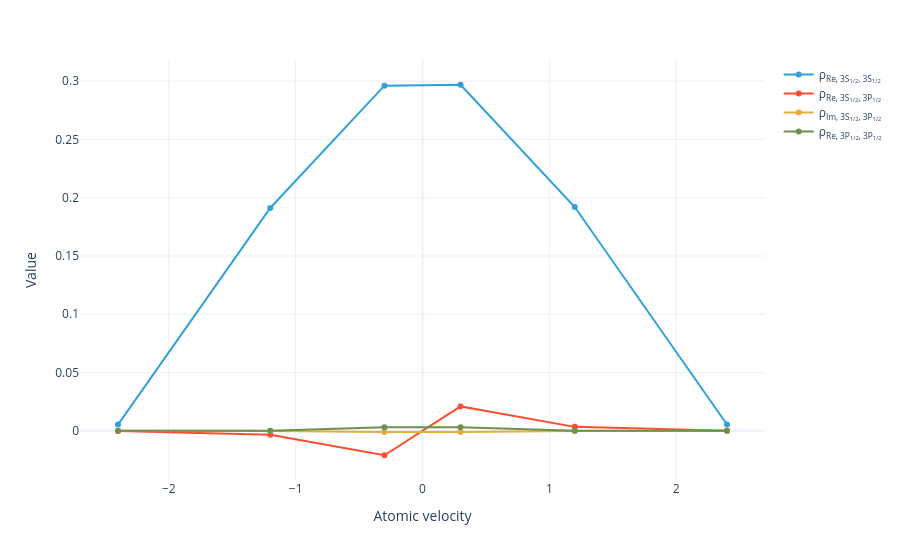

Notebook code for this chart:
### Code cell
sol1.visualize(markers=True)

### Figure 1 — Plotly figure (JSON) as saved in the notebook; plotly's stock layout.template omitted (floating-point values rounded to 4 significant figures)
{"data": [{"hovertemplate": "Density matrix=ρ<sub>Re, 3S<sub>1/2</sub>, 3S<sub>1/2</sub></sub><br>Atomic velocity=%{x}<br>Value=%{y}<extra></extra>", "legendgroup": "ρ<sub>Re, 3S<sub>1/2</sub>, 3S<sub>1/2</sub></sub>", "line": {"color": "#2fa1da", "dash": "solid"}, "marker": {"symbol": "circle"}, "mode": "lines+markers", "name": "ρ<sub>Re, 3S<sub>1/2</sub>, 3S<sub>1/2</sub></sub>", "orientation": "v", "showlegend": true, "type": "scatter", "x": [-2.4, -1.2, -0.3, 0.3, 1.2, 2.4], "xaxis": "x", "y": [0.005407, 0.1912, 0.2961, 0.2969, 0.192, 0.005423], "yaxis": "y"}, {"hovertemplate": "Density matrix=ρ<sub>Re, 3S<sub>1/2</sub>, 3P<sub>1/2</sub></sub><br>Atomic velocity=%{x}<br>Value=%{y}<extra></extra>", "legendgroup": "ρ<sub>Re, 3S<sub>1/2</sub>, 3P<sub>1/2</sub></sub>", "line": {"color": "#fb4f2f", "dash": "solid"}, "marker": {"symbol": "circle"}, "mode": "lines+markers", "name": "ρ<sub>Re, 3S<sub>1/2</sub>, 3P<sub>1/2</sub></sub>", "orientation": "v", "showlegend": true, "type": "scatter", "x": [-2.4, -1.2, -0.3, 0.3, 1.2, 2.4], "xaxis": "x", "y": [-4.837e-05, -0.003419, -0.02092, 0.02098, 0.003433, 4.851e-05], "yaxis": "y"}, {"hovertemplate": "Density matrix=ρ<sub>Im, 3S<sub>1/2</sub>, 3P<sub>1/2</sub></sub><br>Atomic velocity=%{x}<br>Value=%{y}<extra></extra>", "legendgroup": "ρ<sub>Im, 3S<sub>1/2</sub>, 3P<sub>1/2</sub></sub>", "line": {"color": "#e4ae38", "dash": "solid"}, "marker": {"symbol": "circle"}, "mode": "lines+markers", "name": "ρ<sub>Im, 3S<sub>1/2</sub>, 3P<sub>1/2</sub></sub>", "orientation": "v", "showlegend": true, "type": "scatter", "x": [-2.4, -1.2, -0.3, 0.3, 1.2, 2.4], "xaxis": "x", "y": [-3.091e-07, -4.37e-05, -0.00107, -0.001073, -4.388e-05, -3.101e-07], "yaxis": "y"}, {"hovertemplate": "Density matrix=ρ<sub>Re, 3P<sub>1/2</sub>, 3P<sub>1/2</sub></sub><br>Atomic velocity=%{x}<br>Value=%{y}<extra></extra>", "legendgroup": "ρ<sub>Re, 3P<sub>1/2</sub>, 3P<sub>1/2</sub></sub>", "line": {"color": "#6d904f", "dash": "solid"}, "marker": {"symbol": "circle"}, "mode": "lines+markers", "name": "ρ<sub>Re, 3P<sub>1/2</sub>, 3P<sub>1/2</sub></sub>", "orientation": "v", "showlegend": true, "type": "scatter", "x": [-2.4, -1.2, -0.3, 0.3, 1.2, 2.4], "xaxis": "x", "y": [8.924e-07, 0.0001244, 0.003031, 0.003039, 0.0001249, 8.95e-07], "yaxis": "y"}], "layout": {"legend": {"title": {}, "tracegroupgap": 0}, "margin": {"t": 60}, "xaxis": {"anchor": "y", "domain": [0, 1], "title": {"text": "Atomic velocity"}}, "yaxis": {"anchor": "x", "domain": [0, 1], "title": {"text": "Value"}}}}
